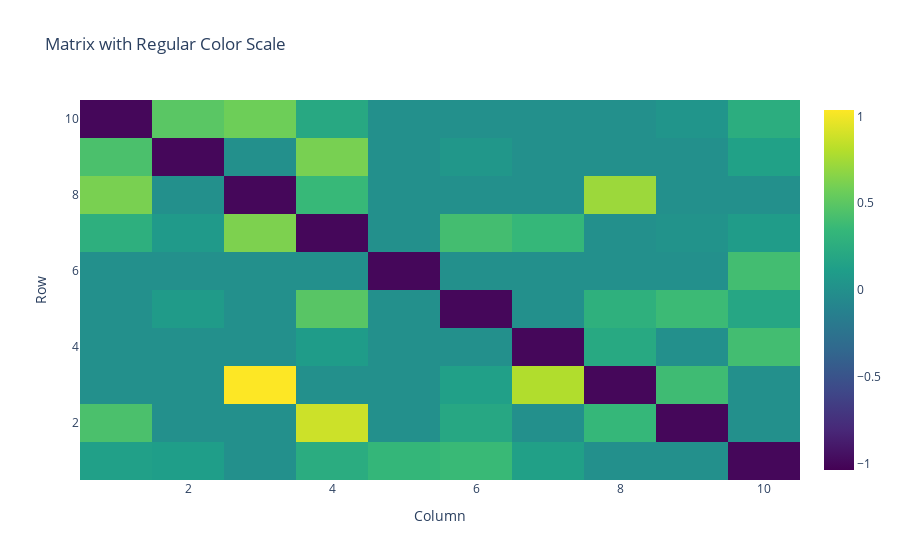

This figure's notebook cell:
### Code cell
#parameters
S=10
C=0.5
sigma= 0.5
Pc=0
Pm=1
Pe=0
s= 1

matrix_para = {'S':S, 'C':C, 'sigma':sigma, 'Pm':Pm, 'Pc':Pc, 'Pe':Pe,'s':s}
matrix_para

A=local_matrix_A(matrix_para)
plot_matrix(A)

### Figure 1 — Plotly figure (JSON) as saved in the notebook; plotly's stock layout.template omitted (floating-point values rounded to 4 significant figures)
{"data": [{"colorscale": [[0, "#440154"], [0.1111, "#482878"], [0.2222, "#3e4989"], [0.3333, "#31688e"], [0.4444, "#26828e"], [0.5556, "#1f9e89"], [0.6667, "#35b779"], [0.7778, "#6ece58"], [0.8889, "#b5de2b"], [1, "#fde725"]], "type": "heatmap", "x": [1, 2, 3, 4, 5, 6, 7, 8, 9, 10], "y": [10, 9, 8, 7, 6, 5, 4, 3, 2, 1], "z": [[-1, 0.4952, 0.5742, 0.2119, 0, 0, 0, 0, 0.04473, 0.2561], [0.4368, -1, 0, 0.6073, 0, 0.05776, 0, 0, 0, 0.1412], [0.611, 0, -1, 0.3557, 0, 0, 0, 0.7258, 0, 0], [0.2706, 0.07908, 0.6236, -1, 0, 0.4056, 0.3416, 0, 0.02479, 0.0983], [0, 0, 0, 0, -1, 0, 0, 0, 0, 0.4027], [0, 0.09378, 0, 0.4859, 0, -1, 0, 0.2858, 0.3755, 0.1923], [0, 0, 0, 0.1019, 0, 0, -1, 0.2127, 0, 0.401], [0, 0, 1.038, 0, 0, 0.1335, 0.7948, -1, 0.388, 0], [0.4354, 0, 0, 0.8793, 0, 0.196, 0, 0.3422, -1, 0], [0.1319, 0.1149, 0, 0.2404, 0.3395, 0.3636, 0.1381, 0, 0, -1]], "zmid": 0}], "layout": {"title": {"text": "Matrix with Regular Color Scale"}, "xaxis": {"title": {"text": "Column"}}, "yaxis": {"title": {"text": "Row"}}}}
